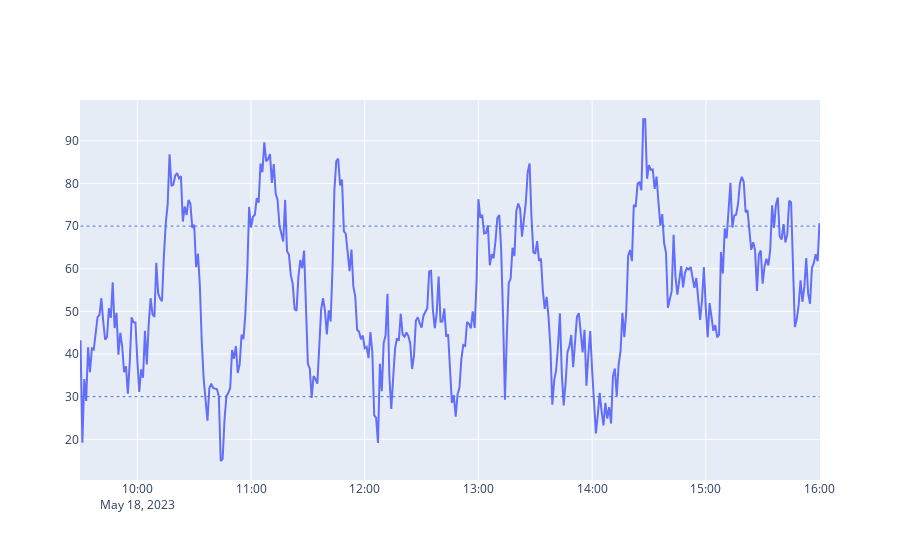

Notebook code cell kept with this figure:
### Code cell
# chart the RSI of one day

def chart_rsi(df, date):
    df = df[df["date"] == date]
    # only chart from 9:30 to 16:00
    df = df[df["time"] >= datetime.time(9, 30, 0)]
    df = df[df["time"] <= datetime.time(16, 0, 0)]
    fig = go.Figure(data=go.Scatter(x=df["timestamp"], y=df["RSI_14"]))
    # add horizontal line at 30 and 70
    fig.add_shape(
        type="line",
        x0=df["timestamp"].min(),
        y0=30,
        x1=df["timestamp"].max(),
        y1=30,
        line=dict(color="RoyalBlue", width=1, dash="dot"),
    )
    fig.add_shape(
        type="line",
        x0=df["timestamp"].min(),
        y0=70,
        x1=df["timestamp"].max(),
        y1=70,
        line=dict(color="RoyalBlue", width=1, dash="dot"),
    )
    fig.show()


chart_rsi(df, datetime.date(2023, 5, 18))


def chart_rsi_with_trades(timestamps, rsi_values, enters, exits):
    fig = go.Figure(
        data=go.Scatter(x=timestamps, y=rsi_values, mode="lines", name="RSI")
    )
    fig.add_trace(
        go.Scatter(
            x=enters["timestamps"],
            y=enters["values"],
            mode="markers",
            marker=dict(color="green", size=8),
            name="Enter",
        )
    )
    fig.add_trace(
        go.Scatter(
            x=exits["timestamps"],
            y=exits["values"],
            mode="markers",
            marker=dict(color="red", size=8),
            name="Exit",
        )
    )
    # Add horizontal lines at RSI 30 and 70
    fig.add_shape(
        type="line",
        x0=timestamps[0],
        y0=30,
        x1=timestamps[-1],
        y1=30,
        line=dict(color="RoyalBlue", width=1, dash="dot"),
    )
    fig.add_shape(
        type="line",
        x0=timestamps[0],
        y0=70,
        x1=timestamps[-1],
        y1=70,
        line=dict(color="RoyalBlue", width=1, dash="dot"),
    )

    fig.show()

### Figure 1 — Plotly figure (JSON) as saved in the notebook; plotly's stock layout.template omitted (floating-point values rounded to 4 significant figures; data arrays with more than 128 entries replaced by an {"elided": "..."} marker saying what was removed)
{"data": [{"type": "scatter", "x": {"elided": "391 str values"}, "y": {"elided": "391 float values"}}], "layout": {"shapes": [{"line": {"color": "RoyalBlue", "dash": "dot", "width": 1}, "type": "line", "x0": "2023-05-18T09:30:00", "x1": "2023-05-18T16:00:00", "y0": 30, "y1": 30}, {"line": {"color": "RoyalBlue", "dash": "dot", "width": 1}, "type": "line", "x0": "2023-05-18T09:30:00", "x1": "2023-05-18T16:00:00", "y0": 70, "y1": 70}]}}
